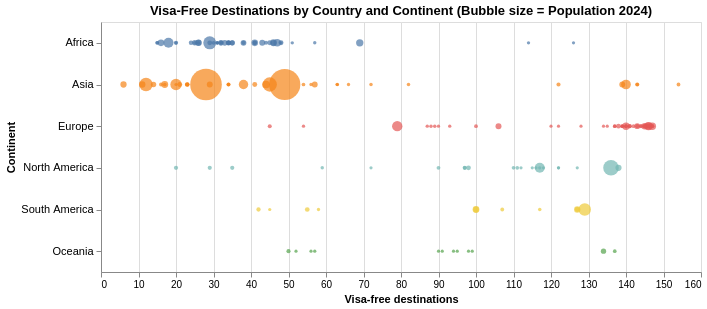

Source (Vega-Lite JSON):
### Vega-Lite specification from a JSON file in a GitHub repository (floating-point values rounded to 4 significant figures; data arrays with more than 128 entries replaced by an {"elided": "..."} marker saying what was removed)
{"config": {"view": {"continuousWidth": 300, "continuousHeight": 300}}, "data": {"name": "data-3bb498a38e80c3e77b767c466210e4ab"}, "mark": {"type": "circle"}, "encoding": {"color": {"field": "origin_continent", "legend": null, "title": "Continent", "type": "nominal"}, "size": {"field": "population_2024", "legend": null, "scale": {"range": [10, 1000]}, "title": "Population (2024)", "type": "quantitative"}, "tooltip": [{"field": "origin_country", "title": "Country", "type": "nominal"}, {"field": "num_visa_free_destinations", "title": "Visa-free", "type": "quantitative"}, {"field": "population_2024", "format": ",.0f", "title": "Population", "type": "quantitative"}], "x": {"field": "num_visa_free_destinations", "scale": {"zero": false}, "title": "Visa-free destinations", "type": "quantitative"}, "y": {"axis": {"labelAngle": 0, "labelFontSize": 11, "labelPadding": 3}, "field": "origin_continent", "sort": ["Africa", "Asia", "Europe", "North America", "South America", "Oceania"], "title": "Continent", "type": "nominal"}}, "height": 250, "title": "Visa-Free Destinations by Country and Continent (Bubble size = Population 2024)", "width": 600, "$schema": "https://vega.github.io/schema/vega-lite/v5.20.1.json", "datasets": {"data-3bb498a38e80c3e77b767c466210e4ab": {"elided": "171 records"}}}
